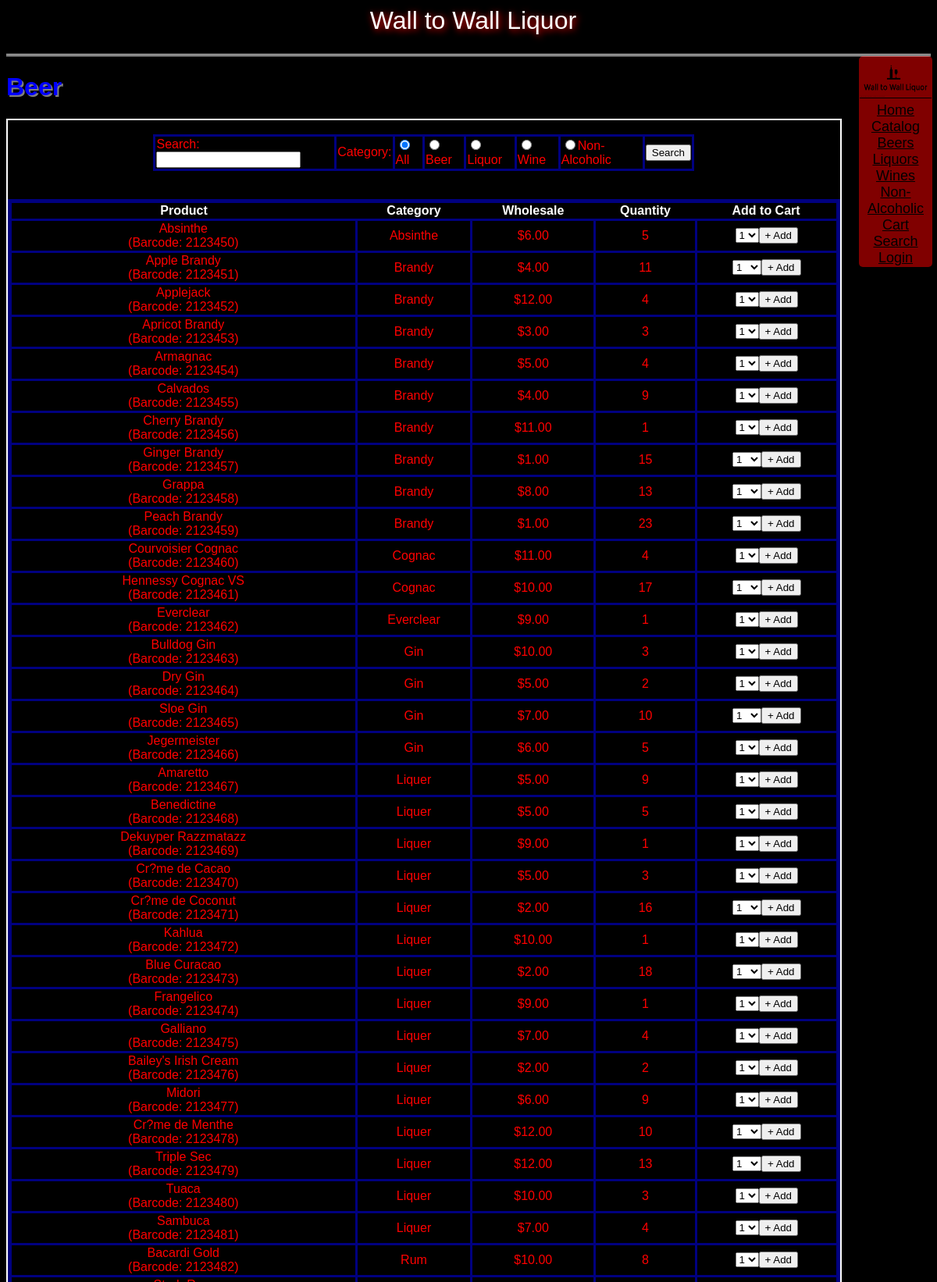
Page /catalog.php?category=Beer (upper part) on the committed database.
### tables this page shows
CREATE TABLE IF NOT EXISTS `items_alcohol` (
  `barcode` int(11) NOT NULL,
  `product` varchar(255) NOT NULL,
  `price` int(11) NOT NULL,
  `stock` int(11) NOT NULL,
  `package` varchar(255) NOT NULL
);

CREATE TABLE IF NOT EXISTS `description_alcohol` (
  `barcode` int(11) NOT NULL,
  `category` varchar(255) NOT NULL,
  `sub_category` varchar(255) NOT NULL,
  `type` varchar(255) NOT NULL,
  `rating` int(11) NOT NULL,
  `rate_count` int(11) NOT NULL
);

### catalog.php (the view, shortened to what this page needs)
<?php
if (ISSET($_GET["category"])) {
    $type = strtolower($_GET["category"]);
}
else {
    $type = "all";
}
$db = new PDO("mysql:host={$GLOBALS['mysql_host']};dbname={$GLOBALS['mysql_database']}", $GLOBALS["mysql_user"], $GLOBALS["mysql_password"])
or die("Unable to connect to database.");
if ($type == "non_alcoholic") {$stmt = "SELECT i.`Barcode`, `Product`,`Category`,`Price`,`Stock` FROM `items_non` as i RIGHT JOIN `description_non` as d on d.Barcode = i.Barcode "; }
else{$stmt = "SELECT i.`Barcode`, `Product`,`Category`,`Price`,`Stock` FROM `items_alcohol` as i RIGHT JOIN `description_alcohol` as d on d.Barcode = i.Barcode"; }
$sth = $db->query($stmt) or die("Unable to query");
$result = $sth->fetchAll();
echo <<< ENDL
<table class="sortable">
	<tr>
		<th>Product</th>
		<th>Category</th>
		<th>Wholesale</th>
		<th>Quantity</th>
		<th class="nj sorttable_nosort">Add to Cart</th>
	</tr>
ENDL;
foreach($result as $row) {
    echo "<tr><td>{$row["Product"]}<br />(Barcode: {$row["Barcode"]})</td><td>{$row["Category"]}</td><td>\${$row["Price"]}.00</td><td>{$row["Stock"]}</td><td>";
    if ($row["Stock"] < 1) { echo "This product is currently unavailable"; }
    else {
        echo "<select id='quantity_{$row["Product"]}'>";
        for($i = 1; $i <= $row["Stock"]; $i++) {
            echo "<option value='$i'>$i</option>";
        }
        echo "</select><button onclick='addToCart(\"{$row["Product"]}\")'>+ Add</button>";
    }
    echo "</td></tr>\r\n";
}
echo "</table>";

### css/site.css (style rules this page uses)
html, body, pre { font-size: medium; font-family: arial, courier, sans-serif; font-weight: normal; font-style: normal; color: white; text-align: center; background-color: black; text-overflow: ellipsis; padding-bottom: 60px; }
table { text-align: center; width: 100%; border: 5px solid navy; border-collapse: collapse; }
td { border: 3px solid navy; color: red; }

### rows in the picture
items_alcohol: product "Absinthe", barcode "2123450", description_alcohol.category "Absinthe", price "6", stock "5", product "1"
items_alcohol: product "Apple Brandy", barcode "2123451", description_alcohol.category "Brandy", price "4", stock "11", product "1"
items_alcohol: product "Applejack", barcode "2123452", description_alcohol.category "Brandy", price "12", stock "4", product "1"
items_alcohol: product "Apricot Brandy", barcode "2123453", description_alcohol.category "Brandy", price "3", stock "3", product "1"
items_alcohol: product "Armagnac", barcode "2123454", description_alcohol.category "Brandy", price "5", stock "4", product "1"
items_alcohol: product "Calvados", barcode "2123455", description_alcohol.category "Brandy", price "4", stock "9", product "1"
items_alcohol: product "Cherry Brandy", barcode "2123456", description_alcohol.category "Brandy", price "11", stock "1", product "1"
items_alcohol: product "Ginger Brandy", barcode "2123457", description_alcohol.category "Brandy", price "1", stock "15", product "1"
items_alcohol: product "Grappa", barcode "2123458", description_alcohol.category "Brandy", price "8", stock "13", product "1"
items_alcohol: product "Peach Brandy", barcode "2123459", description_alcohol.category "Brandy", price "1", stock "23", product "1"
items_alcohol: product "Courvoisier Cognac", barcode "2123460", description_alcohol.category "Cognac", price "11", stock "4", product "1"
items_alcohol: product "Hennessy Cognac VS", barcode "2123461", description_alcohol.category "Cognac", price "10", stock "17", product "1"
items_alcohol: product "Everclear", barcode "2123462", description_alcohol.category "Everclear", price "9", stock "1", product "1"
items_alcohol: product "Bulldog Gin", barcode "2123463", description_alcohol.category "Gin", price "10", stock "3", product "1"
items_alcohol: product "Dry Gin", barcode "2123464", description_alcohol.category "Gin", price "5", stock "2", product "1"
items_alcohol: product "Sloe Gin", barcode "2123465", description_alcohol.category "Gin", price "7", stock "10", product "1"
items_alcohol: product "Jegermeister", barcode "2123466", description_alcohol.category "Gin", price "6", stock "5", product "1"
items_alcohol: product "Amaretto", barcode "2123467", description_alcohol.category "Liquer", price "5", stock "9", product "1"
items_alcohol: product "Benedictine", barcode "2123468", description_alcohol.category "Liquer", price "5", stock "5", product "1"
items_alcohol: product "Dekuyper Razzmatazz", barcode "2123469", description_alcohol.category "Liquer", price "9", stock "1", product "1"
items_alcohol: product "Cr?me de Cacao", barcode "2123470", description_alcohol.category "Liquer", price "5", stock "3", product "1"
items_alcohol: product "Cr?me de Coconut", barcode "2123471", description_alcohol.category "Liquer", price "2", stock "16", product "1"
items_alcohol: product "Kahlua", barcode "2123472", description_alcohol.category "Liquer", price "10", stock "1", product "1"
items_alcohol: product "Blue Curacao", barcode "2123473", description_alcohol.category "Liquer", price "2", stock "18", product "1"
items_alcohol: product "Frangelico", barcode "2123474", description_alcohol.category "Liquer", price "9", stock "1", product "1"
items_alcohol: product "Galliano", barcode "2123475", description_alcohol.category "Liquer", price "7", stock "4", product "1"
items_alcohol: product "Bailey's Irish Cream", barcode "2123476", description_alcohol.category "Liquer", price "2", stock "2", product "1"
items_alcohol: product "Midori", barcode "2123477", description_alcohol.category "Liquer", price "6", stock "9", product "1"
items_alcohol: product "Cr?me de Menthe", barcode "2123478", description_alcohol.category "Liquer", price "12", stock "10", product "1"
items_alcohol: product "Triple Sec", barcode "2123479", description_alcohol.category "Liquer", price "12", stock "13", product "1"
items_alcohol: product "Tuaca", barcode "2123480", description_alcohol.category "Liquer", price "10", stock "3", product "1"
items_alcohol: product "Sambuca", barcode "2123481", description_alcohol.category "Liquer", price "7", stock "4", product "1"
items_alcohol: product "Bacardi Gold", barcode "2123482", description_alcohol.category "Rum", price "10", stock "8", product "1"

### other values in the picture
$pageTitle "Beer"
